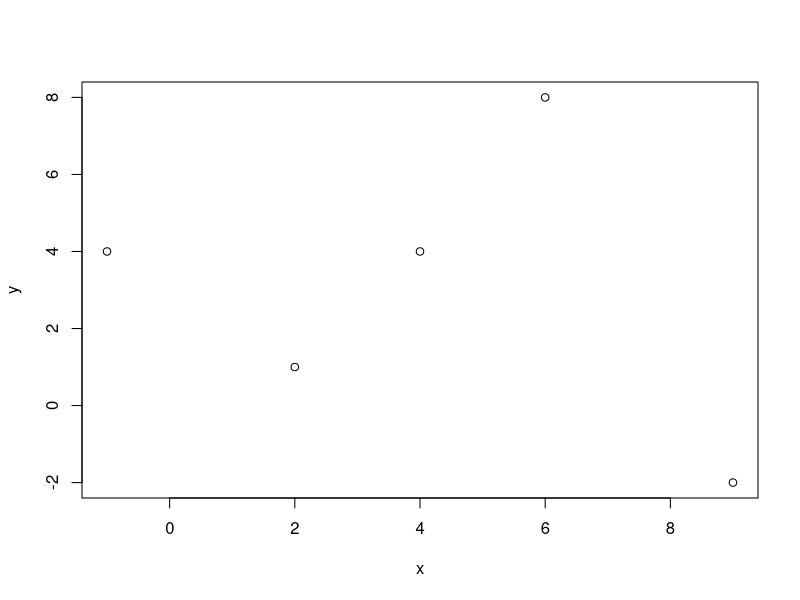
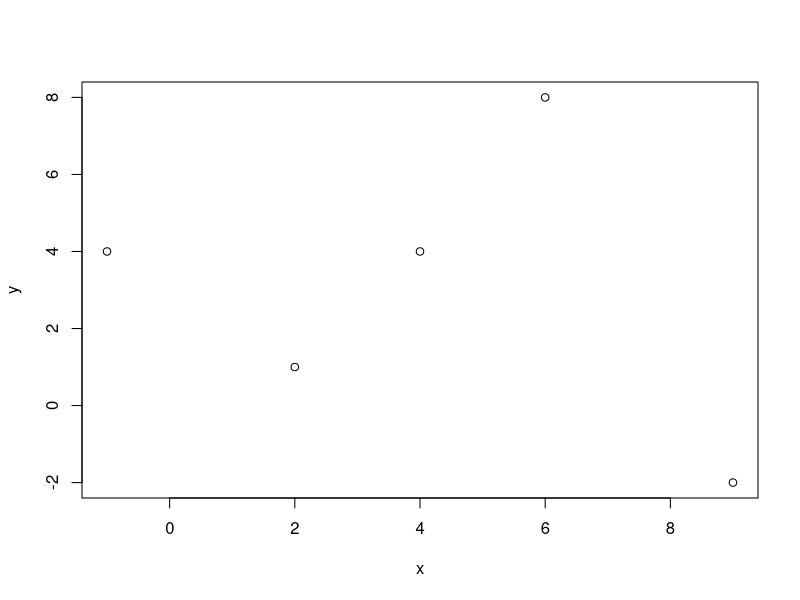
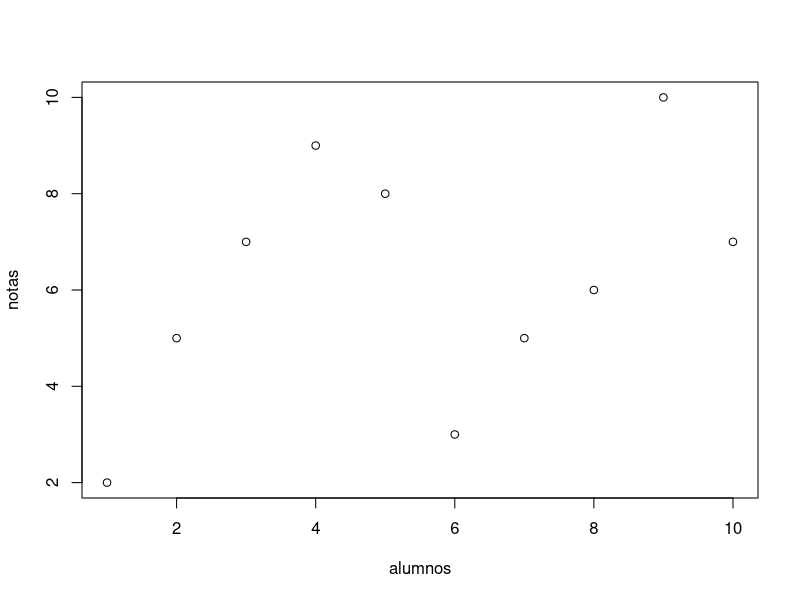
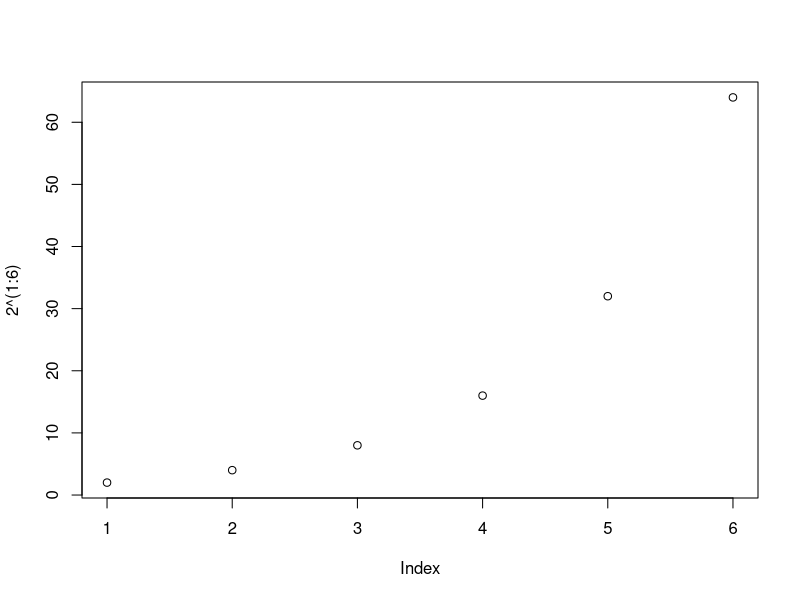
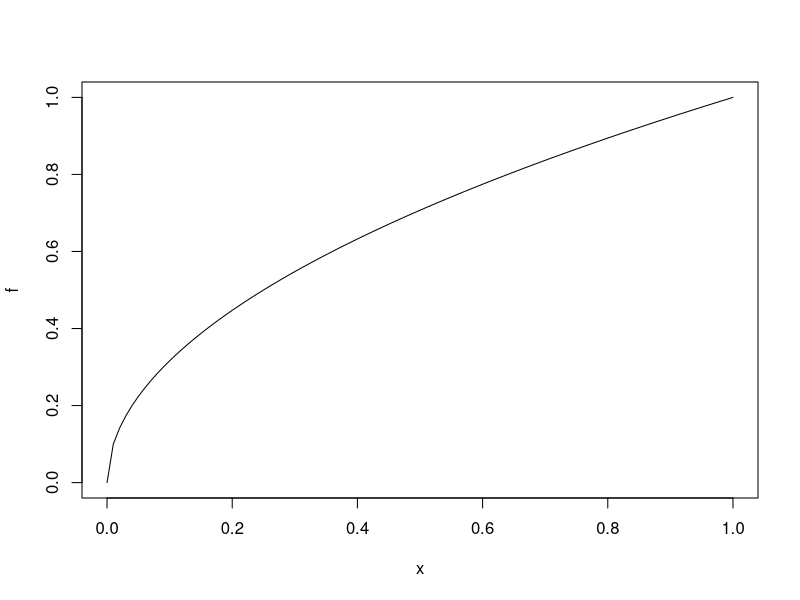
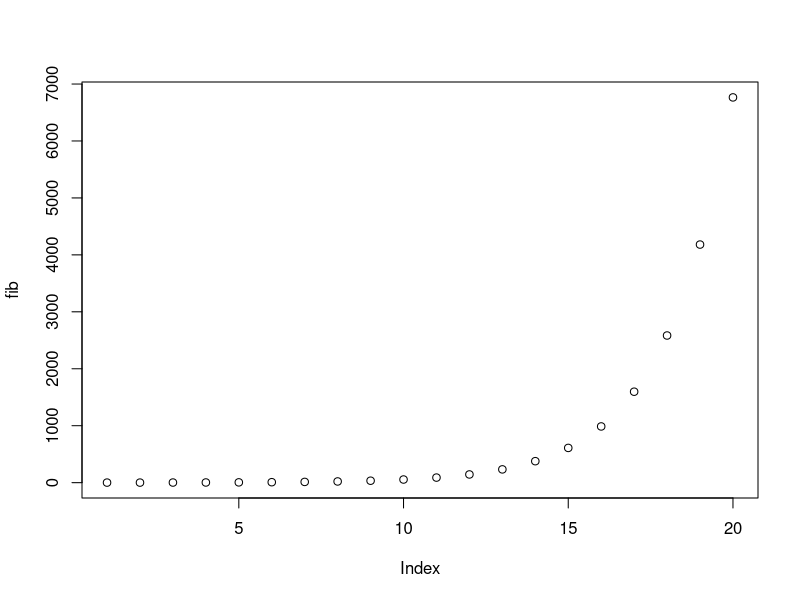
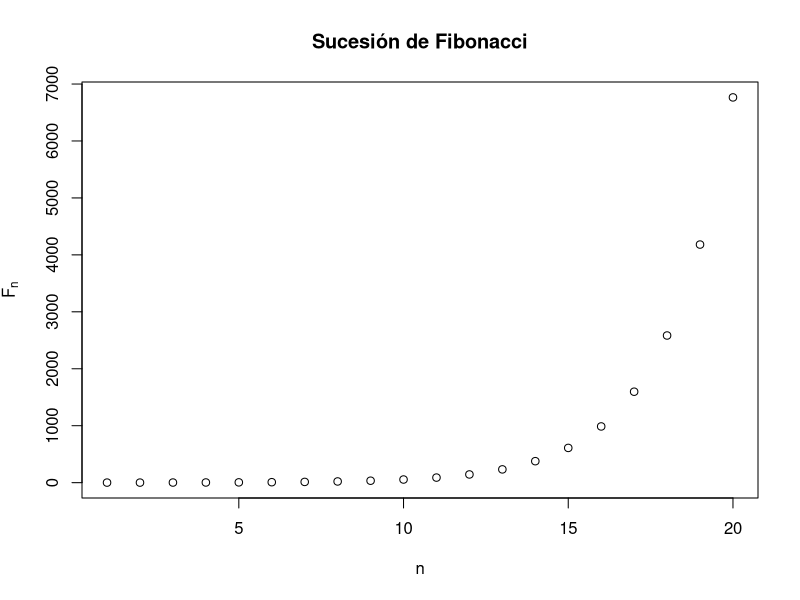
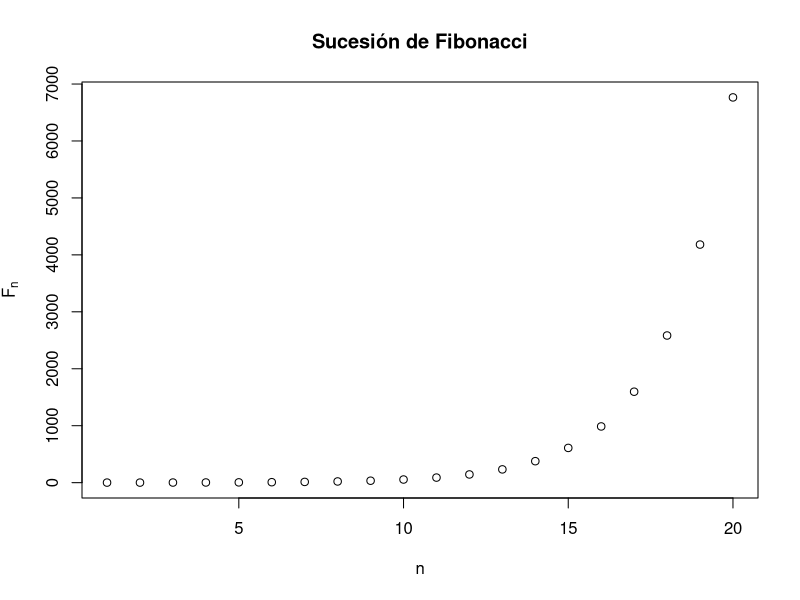

Recreate these plots in R, in order.
## ---- chunk 1
knitr::opts_chunk$set(echo = TRUE)
## ---- chunk 2
x = c(2,6,4,9,-1)
y = c(1,8,4,-2,4)
plot(x,y)
## ---- chunk 3
x = c(2,6,4,9,-1)
y = c(1,8,4,-2,4)
plot(x,y)
## ---- chunk 4
alumnos = c(1:10)
notas = c(2,5,7,9,8,3,5,6,10,7)
plot(alumnos,notas)
## ---- chunk 5
plot(2^(1:6))
## ---- chunk 6
f <- function(x){ sqrt(x) }
plot(f)
## ---- chunk 7
n = 1:20
fib = (1/sqrt(5))*((1+sqrt(5))/2)^n - (1/sqrt(5))*((1-sqrt(5))/2)^n
plot(fib)
## ---- chunk 8
n = 1:20
fib = (1/sqrt(5))*((1+sqrt(5))/2)^n - (1/sqrt(5))*((1-sqrt(5))/2)^n
plot(fib, xlab = "n", ylab = expression(F[n]),
     main = "Sucesión de Fibonacci")
## ---- chunk 9
n = 1:20
fib = (1/sqrt(5))*((1+sqrt(5))/2)^n - (1/sqrt(5))*((1-sqrt(5))/2)^n
plot(fib, xlab = "n", ylab = expression(F[n]),
     main = "Sucesión de Fibonacci", pch = 21)
## ---- chunk 10
n = 1:20
fib = (1/sqrt(5))*((1+sqrt(5))/2)^n - (1/sqrt(5))*((1-sqrt(5))/2)^n
plot(fib, xlab = "n", ylab = expression(F[n]),
     main = "Sucesión de Fibonacci", pch = 21, cex = 2)
## ---- chunk 11
n = 1:20
fib = (1/sqrt(5))*((1+sqrt(5))/2)^n - (1/sqrt(5))*((1-sqrt(5))/2)^n
plot(fib, xlab = "n", ylab = expression(F[n]),
     main = "Sucesión de Fibonacci", pch = 21, cex = 2,
     col = "firebrick4")
## ---- chunk 12
n = 1:20
fib = (1/sqrt(5))*((1+sqrt(5))/2)^n - (1/sqrt(5))*((1-sqrt(5))/2)^n
plot(fib, xlab = "n", ylab = expression(F[n]),
     main = "Sucesión de Fibonacci", pch = 21, cex = 2,
     col = "firebrick4", bg = "darkturquoise")
## ---- chunk 13
n = 1:20
fib = (1/sqrt(5))*((1+sqrt(5))/2)^n - (1/sqrt(5))*((1-sqrt(5))/2)^n
plot(fib, xlab = "n", ylab = expression(F[n]),
     main = "Sucesión de Fibonacci", pch = 21, cex = 2,
     col = "firebrick4", bg = "darkturquoise", log = "y")
## ---- chunk 14
n = 1:20
fib = (1/sqrt(5))*((1+sqrt(5))/2)^n - (1/sqrt(5))*((1-sqrt(5))/2)^n
par(mfrow = c(2,2))
plot(fib, xlab = "n", ylab = expression(F[n]),
     main = "Sucesión de Fibonacci", pch = 21, cex = 2,
     col = "firebrick4", bg = "darkturquoise")
plot(fib, xlab = "n", ylab = expression(F[n]),
     main = "Sucesión de Fibonacci - log x", pch = 21, cex = 2,
     col = "firebrick4", bg = "darkturquoise", log = "x")
plot(fib, xlab = "n", ylab = expression(F[n]),
     main = "Sucesión de Fibonacci - log y ", pch = 21, cex = 2,
     col = "firebrick4", bg = "darkturquoise", log = "y")
plot(fib, xlab = "n", ylab = expression(F[n]),
     main = "Sucesión de Fibonacci - log xy", pch = 21, cex = 2,
     col = "firebrick4", bg = "darkturquoise", log = "xy")
## ---- chunk 15
par(mfrow = c(3,2))
x = c(50:59)
y = c(2,9,25,3,100,77,62,54,19,40)
plot(x,y, pch = 23, cex = 2, col = "blue", type = "p")
plot(x,y, pch = 23, cex = 2, col = "blueviolet", type = "l")
plot(x,y, pch = 23, cex = 2, col = "darkolivegreen4", type = "b")
plot(x,y, pch = 23, cex = 2, col = "deeppink", type = "o")
plot(x,y, pch = 23, cex = 2, col = "springgreen", type = "h")
plot(x,y, pch = 23, cex = 2, col = "firebrick1", type = "s")
par(mfrow = c(1,1))
## ---- chunk 16
par(mfrow = c(4,1))
plot(n, fib, pch = 21, col = "red", bg = "yellow", cex = 1, 
     main = "Fibonacci",
     type = "o", lty = "solid", lwd = 2, 
     xlim = c(1,10), ylim = c(1, 100),
     xaxp = c(1,10,3), yaxp = c(0,100, 10))
plot(n, fib, pch = 21, col = "red", bg = "yellow", cex = 1, 
     main = "Fibonacci",
     type = "o", lty = "dashed", lwd = 2, 
     xlim = c(1,10), ylim = c(1, 100),
     xaxp = c(1,10,5), yaxp = c(0,100, 8))
plot(n, fib, pch = 21, col = "red", bg = "yellow", cex = 1, 
     main = "Fibonacci",
     type = "o", lty = "dotted", lwd = 2, 
     xlim = c(1,10), ylim = c(1, 100),
     xaxp = c(1,10,10), yaxp = c(0,100, 5))
plot(n, fib, pch = 21, col = "red", bg = "yellow", cex = 1, 
     main = "Fibonacci",
     type = "o", lty = "dotdash", lwd = 2, 
     xlim = c(1,10), ylim = c(1, 100),
     xaxp = c(1,10,20), yaxp = c(0,100, 1))
## ---- chunk 17
x = (2*(1:20))
y = (-1)^(1:20)*5*(1:20)
plot(x,y, main = "Ejemplo de grafico", pch = 8, cex = 1, type = "b", lty = 4, lwd = 4, 
     xaxp = c(0,40,2), yaxp = c(-100,100,8))
## ---- chunk 18
x = (2*(1:20))
y = (-1)^(1:20)*5*(1:20)
plot(x,y, main = "Poniendo un punto y una recta", pch = 8, cex = 1, type = "b", lty = 4, 
     lwd = 4, xaxp = c(0,40,2), yaxp = c(-100,100,8))
points(20,0, col = "red", cex = 4, pch = 16)
abline (h = 0, lty = 2, lwd = 2, col = "dodgerblue")
## ---- chunk 19
f <- function(x){
  x^2 -2*x + sqrt(abs(x))
}
plot(f, xlim = c(-3,3))
points(0,0, pch = 19)
points(-3:3, (-3:3)^2, col = "blue") # Parábóla centrada original.
abline(2,3, lty = "dashed", lwd = 3, col = "red") # Recta con pendiente 3.
abline(v = 2, lty = "dotted", lwd = 3, col = "green") # Recta vertical en x=2.
abline(h = 5, lty = "dotdash", lwd = 3, col = "gray") # Recta horizontal en y=5.
## ---- chunk 20
f <- function(x){x^2}
plot(f, xlim = c(-3,3), col = "red", lwd = 2, ylab = expression(y^2), xlab = "x")
abline(h=0:9, v = -3:3, lty="dotted", lwd = 2, col = "grey")
## ---- chunk 21
plot(tan, xlim = c(-pi, pi), ylim = c(-5,5))
abline(v = c(-pi/2, pi/2), col = "red")
## ---- chunk 22
plot(0,0)
text(0,0, labels = "debajo", pos = 1)
text(0,0, labels = "izquierda", pos = 2)
text(0,0, labels = "arriba", pos = 3)
text(0,0, labels = "derecha", pos = 4)
points(0,1)
text(0,1, labels = "centro")
## ---- chunk 23
alumnos = c(1:10)
notas = c(2,5,7,9,8,3,5,6,10,7)
plot(alumnos,notas, main = "Grafico con texto")
text(alumnos,notas, labels = c("S","A","N","E","N","S","A","A","E","N"), 
     pos = c(rep(3,times = 8),1,3))
## ---- chunk 24
x = c(5*(1:20))
plot(x,c(exp(-x)+(-1)^x*x/2*sin(x)^2)) # Puntos vacíos
lines(c(20,10,40,80,60,60,20),c(20,0,-20,-20,40,0,20), 
      lwd = 2, col = "deepskyblue4") # Notemos que los puntos inciales y finales son iguales para que sea una figura cerrada
curve(20*sin(x), add = TRUE,
      col = "green")
## ---- chunk 25
f <- function(x){x^2}
plot(f, xlim = c(-3,3), ylim = c(-10,10))
points(-3:3, f(-3:3), pch = 19)
lines(-3:3, f(-3:3), 
      lwd = 2, lty = "dotted", 
      col = "red")
curve(x^3, lty = "dashed", 
      col = "blue", add = TRUE)
curve(x^4, lty = "dashed", 
      col = "orangered", add=TRUE)
legend("bottomright", 
       legend = c(expression(x^2), expression(x^3), expression(x^4)), # En el mismo orden que aparecen las gráficas en el código
       lwd = 2, 
       col = c("red", "blue", "orangered"), # Los colores en el orden respectivo a las gráficas
       lty = c("dotted", "dashed", "dashed") # Estilo del línea en el orden respectivo a las gráficas
       )
## ---- chunk 26
x = seq(0,2*pi,0.1)
plot(x, sin(x),
     type="l",col="blue",
     lwd=3, xlab="", ylab="")
lines(x, cos(x),
      col="green",lwd=3)
lines(x, tan(x),
      col="purple",lwd=3)
legend("bottomleft",
       col=c("blue","green","purple"),
       legend=c("Seno","Coseno", "Tangente"), 
       lwd=3, bty="l")
## ---- chunk 27
x = c(5*(1:10))
plot(x,c(exp(-x)+(-1)^x*x/2*sin(x)^2), xlab = "", ylab = "", 
     main = "Grafico con varios elementos")
segments(10,0, # Coordinates of points from which to draw
         40,0, # Coordinates of points to which to draw. At least one must the supplied
         col = "red", lwd = 4)
arrows(10,0, # Coordinates of points from which to draw
       40,-10, # Coordinates of points to which to draw. At least one must the supplied
       col = " blue",
       length = 0.5, # Length of the edges of the arrow head (in inches)
       angle = 5, # Angle from the shaft of the arrow to the edge of the arrow head
       code = 3) # Integer code, determining kind of arrows to be drawn
# Inner star:
symbols(40,0, # The x and y co-ordinates for the centres of the symbols. They can be specified in any way which is accepted by xy.coords.
        stars = cbind(1,.5,1,.5,1,.5,1,.5,1,.5), # A matrix with three or more columns giving the lengths of the rays from the center of the stars. NA values are replaced by zeroes.
        add = TRUE, # If add is TRUE, the symbols are added to an existing plot, otherwise a new plot is created.
        lwd = 3,
        inches = 0.5) # Argument inches controls the sizes of the symbols. If TRUE (the default), the symbols are scaled so that the largest dimension of any symbol is one inch. If a positive number is given the symbols are scaled to make largest dimension this size in inches (so TRUE and 1 are equivalent). If inches is FALSE, the units are taken to be those of the appropriate axes. (For circles, squares and stars the units of the x axis are used. For boxplots, the lengths of the whiskers are regarded as dimensions alongside width and height when scaling by inches, and are otherwise interpreted in the units of the y axis.) 
# Outter star:
symbols(40,0,
        stars = cbind(1,.5,1,.5,1,.5,1,.5,1,.5),
        add = TRUE,
        lwd = 3)
polygon(c(20,30,40),c(10,-10,10), # Vectors containing the coordinates of the vertices of the polygon.
        col = "gold",
        density = 3, # The density of shading lines, in lines per inch. The default value of NULL means that no shading lines are drawn. A zero value of density means no shading nor filling whereas negative values and NA suppress shading (and so allow color filling).
        angle = 90, # Te slope of shading lines, given as an angle in degrees (counter-clockwise).
        lty = 4, lwd = 5)
